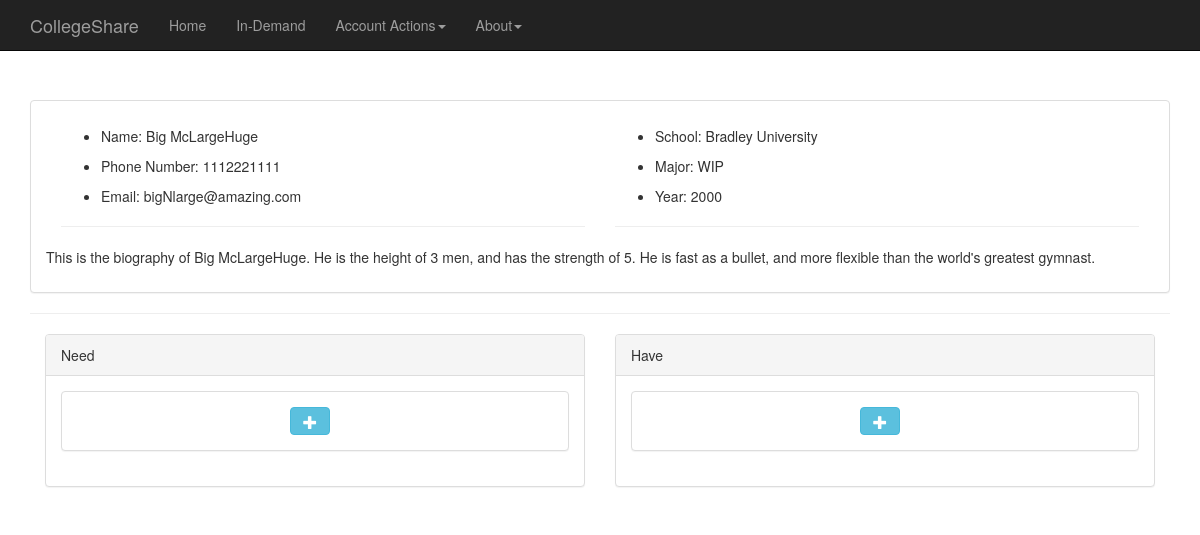
Screenshot of /account.php (signed in) with the database file from the repository.
### tables this page shows
CREATE TABLE IF NOT EXISTS `user` (
  `user_id` int(11) NOT NULL,
  `Rating` int(11) DEFAULT NULL,
  `password` varchar(255) DEFAULT NULL,
  `fname` varchar(255) DEFAULT NULL,
  `lname` varchar(255) DEFAULT NULL,
  `phone` int(11) DEFAULT NULL,
  `bio` varchar(255) DEFAULT NULL,
  `email` varchar(255) DEFAULT NULL,
  `school_id` int(11) NOT NULL,
  `grad_year` varchar(4) DEFAULT NULL
);

CREATE TABLE IF NOT EXISTS `school` (
  `school_id` int(11) NOT NULL,
  `name` varchar(255) DEFAULT NULL,
  `street_address` varchar(255) DEFAULT NULL,
  `city` varchar(255) DEFAULT NULL,
  `state_id` int(11) NOT NULL
);

### account.php (the view, shortened to what this page needs)
<head>
    <?php
        require_once("bootstrap-head.php");
		require_once("connect.php");
		$query = "SELECT fname, lname, phone, email, grad_year, school.name, bio
				FROM user, school
				WHERE school.school_id = user.school_id AND user_id = " . $_SESSION['userId'];
		$result = $conn->query($query);
		$info = $result->fetch_assoc();
    ?>
	<link href="account.css" rel="stylesheet" type="text/css">
</head>
<body>
<?php
	include_once("navbar.php");
?>
<div class="container" style="margin-top:100px;">
	<div class="panel panel-default">
		<div class="panel-body">
			<div class="col-lg-6">
				<ul class="listing">
					<li>Name: <?php echo $info['fname'] . " " . $info['lname']?></li>
					<li>Phone Number: <?php echo $info['phone'] ?></li>
					<li>Email: <?php echo $info['email'] ?></li>
				</ul>
				<hr>
			</div>
			<div class="col-lg-6">
				<ul class="listing">
					<li>School: <?php echo $info['name'] ?></li>
					<li>Major: WIP</li>
					<li>Year: <?php echo $info['grad_year'] ?></li>
				</ul>
				<hr>
			</div>
			<p><?php echo $info['bio'] ?></p>
		</div>
	</div>
	<hr>
	<div class="col-lg-6">
		<div class="panel panel-default">
			<div class="panel-heading">Need</div>
			<div class="panel-body">
				<div class="panel panel-default">
					<div class="panel-body">
						<div class ="col-lg-5">
						</div>
						<div class ="col-lg-2">
							<button type="button" class="btn btn-info">
								<span class="glyphicon glyphicon-plus"></span>
							</button>
						</div>
						<div class="col-lg-5">
						</div>
					</div>
				</div>
			</div>
		</div>
	</div>
	<div class="col-lg-6">
		<div class="panel panel-default">
			<div class="panel-heading">Have</div>
			<div class="panel-body">
				<div class="panel panel-default">
					<div class="panel-body">
						<div class ="col-lg-5">
						</div>
						<div class ="col-lg-2">
							<button type="button" class="btn btn-info">
								<span class="glyphicon glyphicon-plus"></span>
							</button>
						</div>
						<div class="col-lg-5">
						</div>
					</div>
				</div>
			</div>
		</div>
	</div>
</div>
</body>

### bootstrap-head.php (shortened to what this page needs)
<link href="bootstrap/css/bootstrap.min.css" rel="stylesheet">
<link href="bootstrap/css/dropdown.css" rel="stylesheet">

### navbar.php (shortened to what this page needs)
<head>
</head>
<nav class="navbar navbar-inverse navbar-fixed-top">
    <div class="container">
        <div class="navbar-header">
            <a class="navbar-brand" href="main.php">CollegeShare</a>
        </div>
        <div id="navbar" class="collapse navbar-collapse" role="navigation">
            <ul class="nav navbar-nav">
                <li><a href="main.php">Home</a></li>
                <li><a href="list.php">In-Demand</a></li>
				<li>
					<?php if(isset($_SESSION['email'])) { ?>
						<a href="account.php" class="dropdown-toggle" data-toggle="dropdown" role="button" aria-haspopup="true" aria-expanded="false">Account Actions<span class="caret"></span></a>
					<?php } else { ?>
						<a href="login.php">Sign In</a>
					<?php } ?>
				</li>
				<li class="dropdown">
                    <a href="about.php" class="dropdown-toggle" data-toggle="dropdown" role="button" aria-haspopup="true" aria-expanded="false">About<span class="caret"></span></a>
				</li>
            </ul>
        </div>
    </div>
</nav>

### account.css (style rules this page uses)
ul.listing > li { margin-bottom: 10px; margin-top: 10px; margin-left: l0px; }

### rows the page displays
user: fname "Big", lname "McLargeHuge", phone "1112221111", email "bigNlarge@amazing.com", school.name "Bradley University", grad_year "2000", bio "This is the biography of Big McLargeHuge. He is the height of 3 men, and has the strength of 5. He is fast as a bullet, and more flexible than the world's greatest gymnast."
